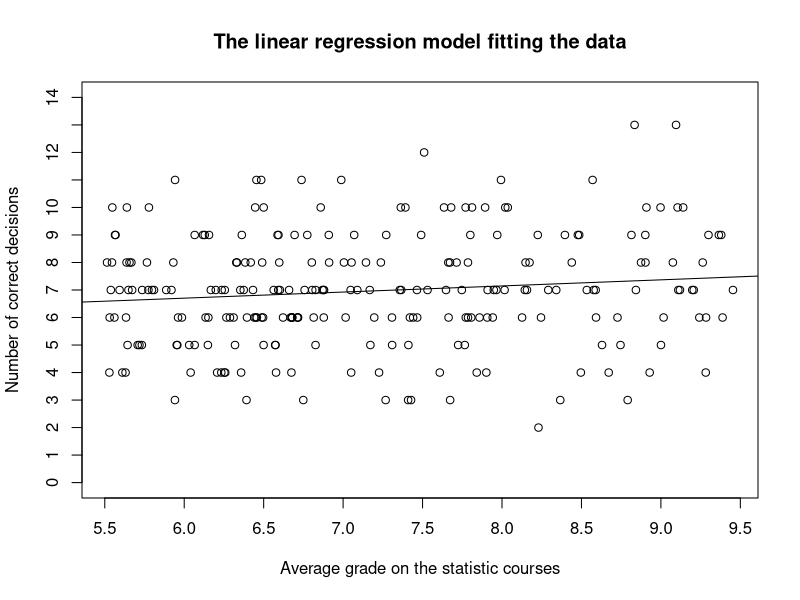
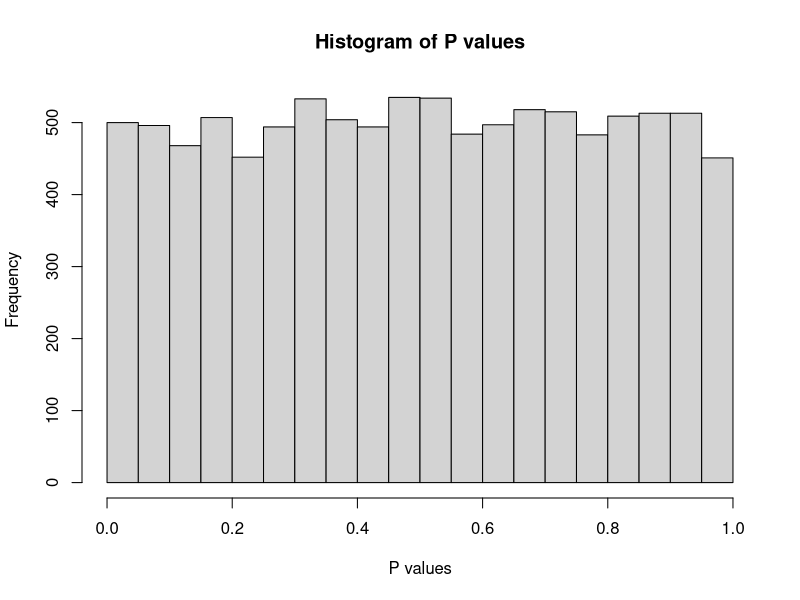
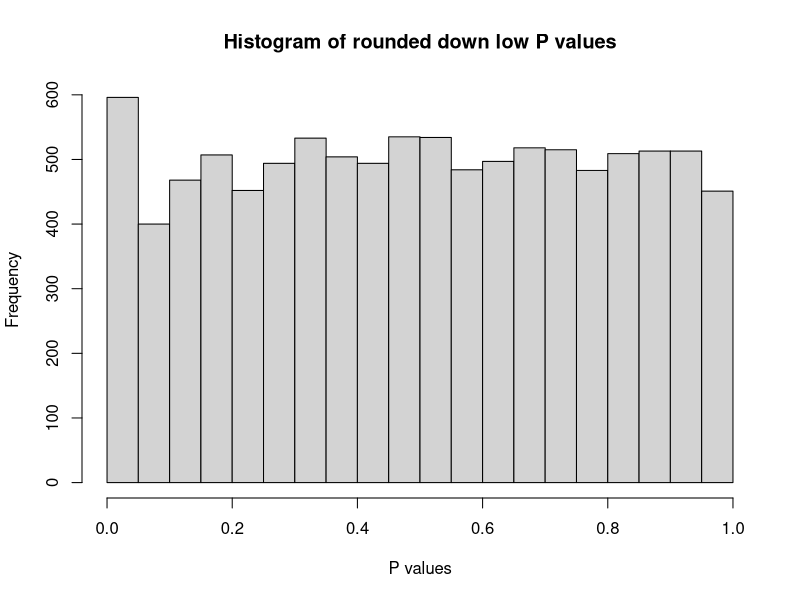
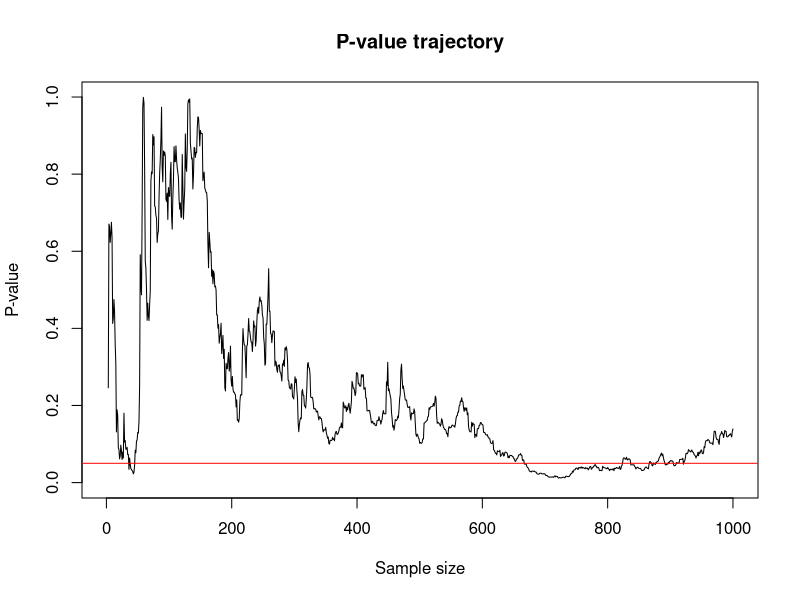
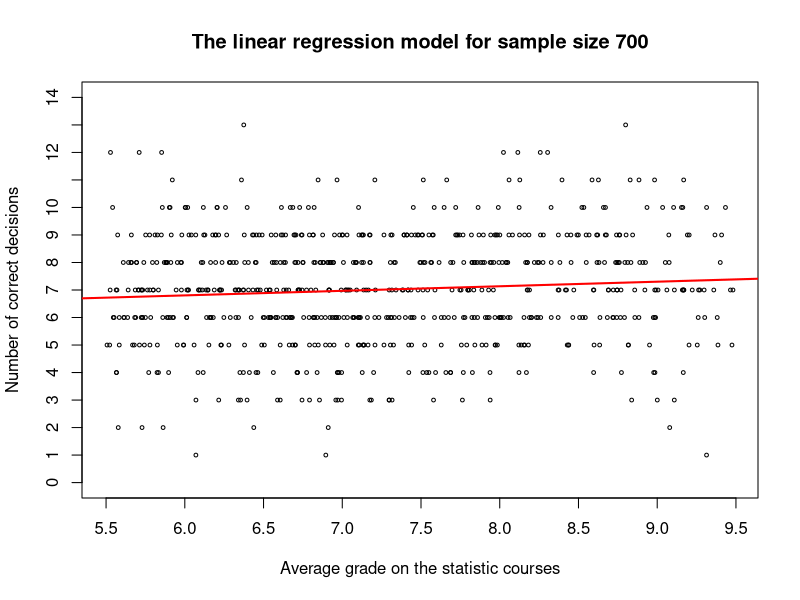

Reproduce these figures in R, in order.
if (!requireNamespace("truncnorm", quietly = TRUE)) {
  install.packages("truncnorm")
}

library(truncnorm)


modified_round <- function(value) {
  # Round values close to 0.05 (from above) down.
  if (0.05 < value && value < 0.06) {
    return (0.05)
  } else {
    return (value)
  }
}

generate_data <- function(sample_size){
  x_grade_stats <<- rtruncnorm(sample_size, a=5.5, b=9.5, mean=6.5, sd=2)
  random_noise = rtruncnorm(sample_size, a=-7, b=7, mean=0, sd=2)
  y_performance <<- round(7 + 0 * x_grade_stats + random_noise, digits=0)
}

# Desired simulated sample size
sample_size = 237

################################################################################

# PART B
# Creates a reproducible environment
set.seed(42) 

# Take a sample from a truncated normal distribution for explanatory variable
generate_data(sample_size)


# Fit the linear regression model
lm_fit = lm(y_performance ~ x_grade_stats)


# Plot the data with the linear function
plot(x_grade_stats, 
     y_performance,
     main = "The linear regression model fitting the data",
     xlab = "Average grade on the statistic courses",
     ylab = "Number of correct decisions",
     xaxt = "n",
     yaxt = "n",
     ylim = c(0, 14)
)

# Define custom ticks for x and y axes
x_ticks = seq(from=5.5, to=9.5, by=0.5)
y_ticks = seq(from=0, to=14, by=1)

# Add custom tick marks to the x-axis and y-axis
axis(1, at=x_ticks)
axis(2, at=y_ticks)


# Add fitted regression line to scatterplot
abline(lm_fit)


# Run tests_num amount of repetitions and push the observed
# Number of times to repeat the experiment
tests_num = 10000

# P values extracted from each repetition of the experiment
p_values = numeric(tests_num) 
rounded_p_values = numeric(tests_num)

# p-values to the p_values table
for(i in 1:tests_num) {
  generate_data(sample_size)
  
  # Linear regression
  lm_fit = lm(y_performance ~ x_grade_stats)
  lm_summary = summary(lm_fit)
  
  # Contains the p-value
  p_values[i] = lm_summary$coefficients["x_grade_stats", "Pr(>|t|)"]
  rounded_p_values[i] = modified_round(p_values[i])
}

# Plot the histogram
hist(p_values,
     main = "Histogram of P values",
     xlab="P values")

################################################################################

# PART C (Rounding p-values down)

# Plot the histogram
hist(rounded_p_values,
     main = "Histogram of rounded down low P values",
     xlab="P values")

################################################################################

# PART C (Sequential testing with optional stopping)
set.seed(201)
max_sample_size = 1000
p_values = numeric(max_sample_size)

# Take a sample from a truncated normal distribution for explanatory variable
generate_data(max_sample_size)

for(sample_size in 2:max_sample_size) {
  # Consider the results of only sample_size observations
  grade_stats = x_grade_stats[1:sample_size]
  performance = y_performance[1:sample_size]
  lm_fit = lm(performance ~ grade_stats)
  
  # Summary of the linear regression model
  lm_summary = summary(lm_fit)
  
  # Save all the P-values for a reduced samples
  p_values[sample_size] = lm_summary$coefficients["grade_stats", "Pr(>|t|)"]
}

# Plot the trajectory of the P-values
plot(1:max_sample_size, 
     p_values,
     main = "P-value trajectory",
     xlab = "Sample size",
     ylab = "P-value",
     type="l"
)

abline(a=0.05, b=0, col="red")


# Additional plot for the first sample with significant results
n_when_significant = 700
grade_stats = x_grade_stats[1:n_when_significant]
performance = y_performance[1:n_when_significant]

# Summary of the linear regression model
lm_fit = lm(performance ~ grade_stats)
lm_summary = summary(lm_fit)
print(lm_summary$coefficients["grade_stats", "Pr(>|t|)"])

# Plot the data with the linear function
title = paste("The linear regression model for sample size", 
              n_when_significant)
plot(grade_stats, 
     performance,
     main = title,
     xlab = "Average grade on the statistic courses",
     ylab = "Number of correct decisions",
     xaxt = "n",
     yaxt = "n",
     ylim = c(0, 14),
     cex = 0.5  # Reduce point size (default is 1)
)

# Define custom ticks for x and y axes
x_ticks = seq(from=5.5, to=9.5, by=0.5)
y_ticks = seq(from=0, to=14, by=1)

# Add custom tick marks to the x-axis and y-axis
axis(1, at=x_ticks)
axis(2, at=y_ticks)

# Add fitted regression line to scatterplot
abline(lm_fit, col="red", lwd = 2)  # lwd increases line width
